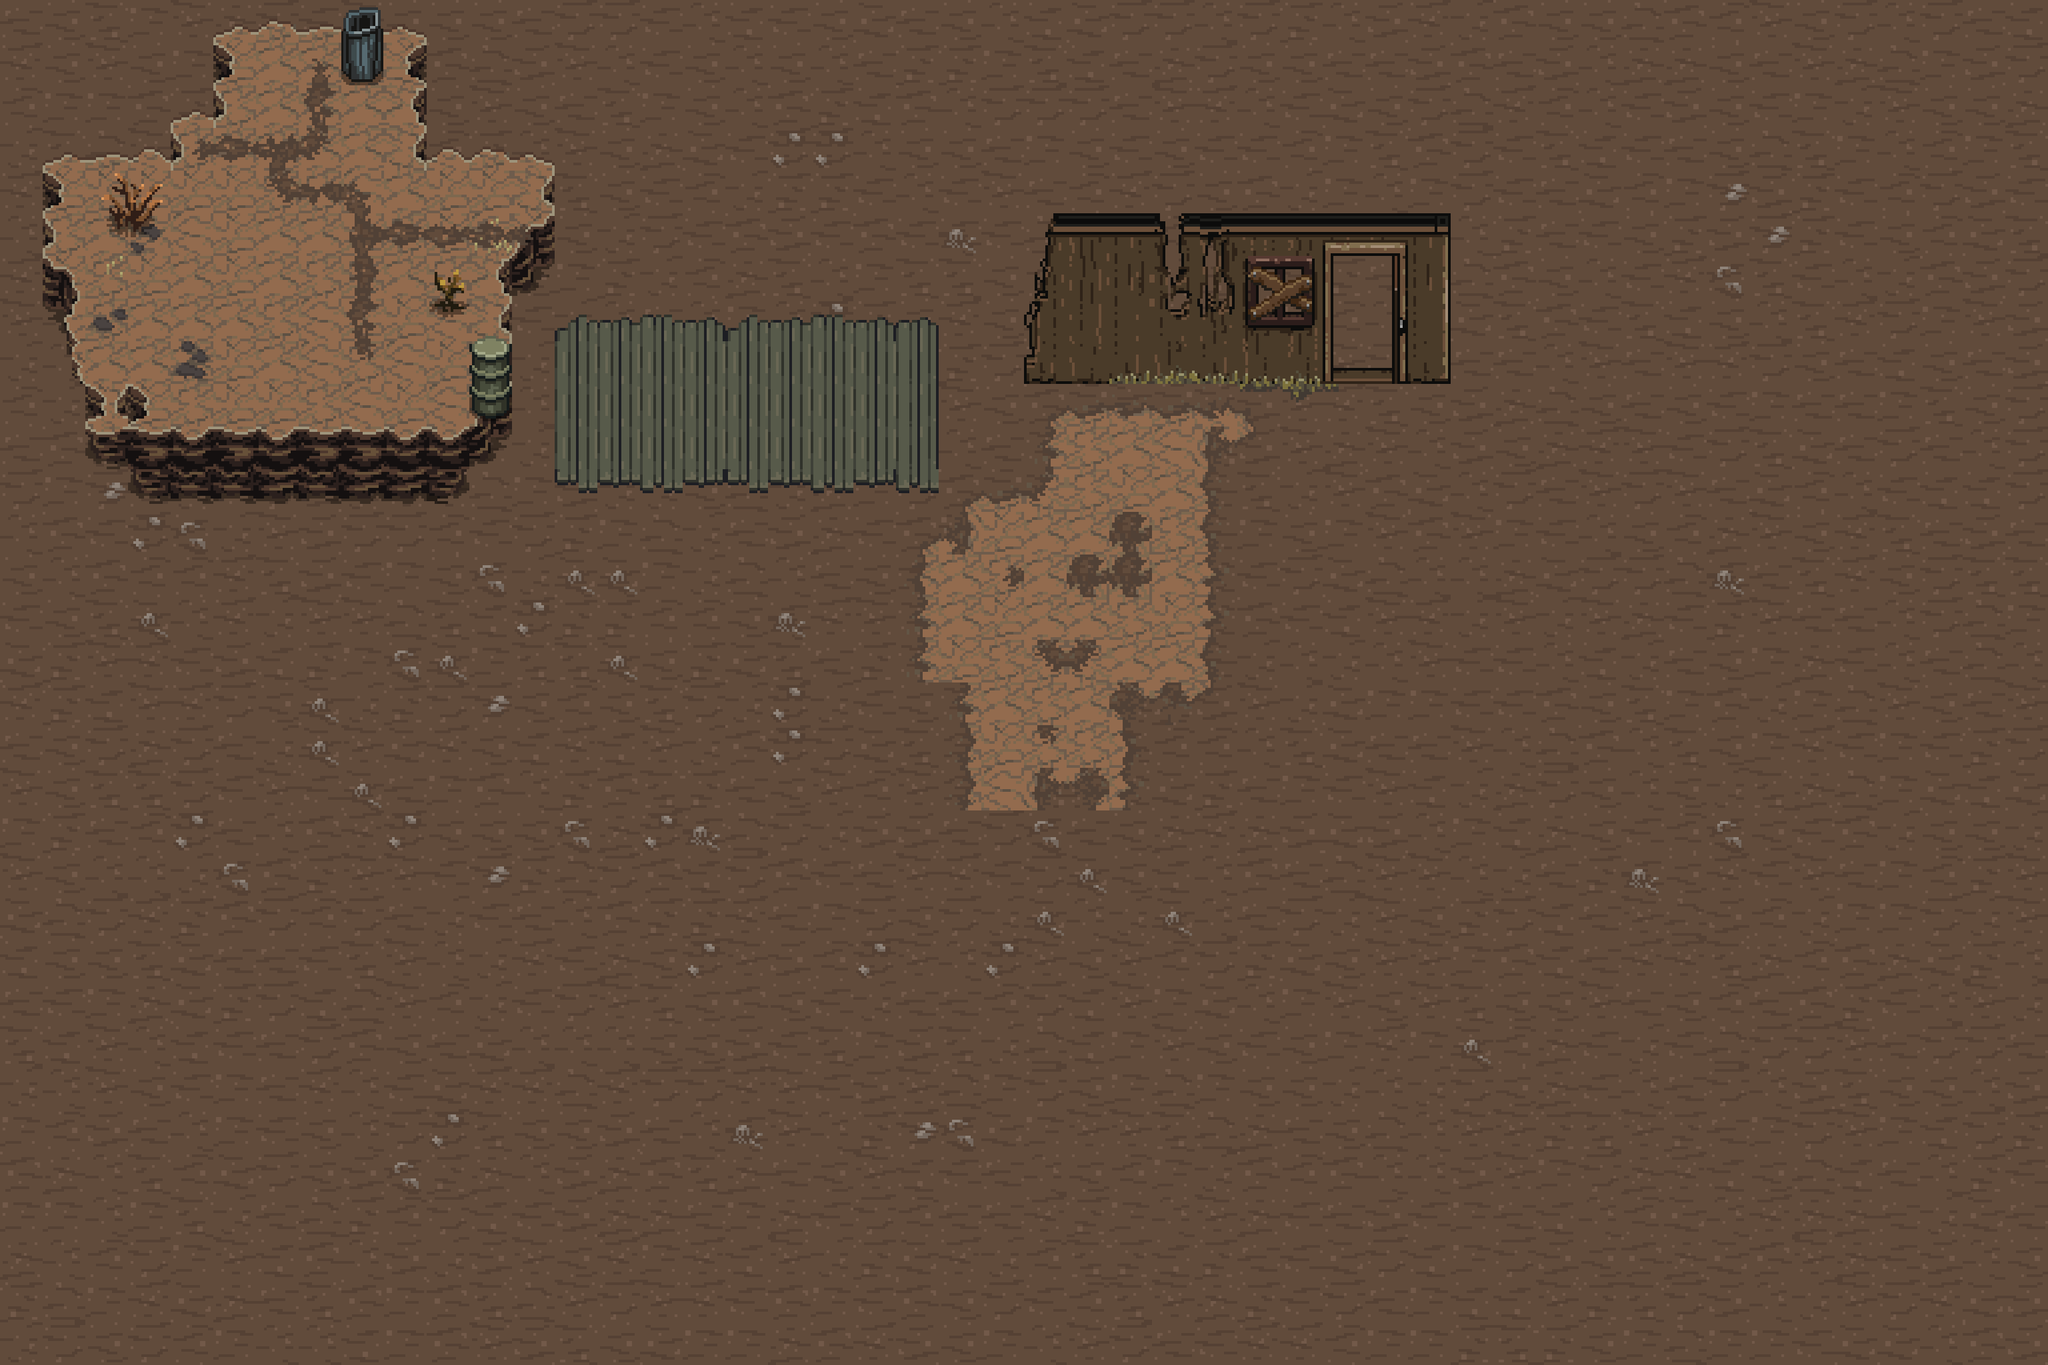

Below is a game level as drawn by its tile map, then a one-line description and the .tmx that defines it (tile-layer data replaced by summaries):
An orthogonal 48x32 tile map with 64x64 px tiles, 4 tile layers (base, bg, surcouche bg, ground props), 1 hidden layer not drawn, 6 tilesets and 50 objects (20x spikes, 3x floor_lever, 3x pressure_plate, npc, player, ...).

<map version="1.9" tiledversion="1.9.2" orientation="orthogonal" renderorder="right-down" width="48" height="32" tilewidth="64" tileheight="64" infinite="0" nextlayerid="21" nextobjectid="102">
 <tileset firstgid="1" source="../textures/tilemaps/post apo1.tsx" />
 <tileset firstgid="1041" source="../textures/tilemaps/NPCS ou mobs.tsx" />
 <tileset firstgid="1060" source="../textures/tilemaps/triggers.tsx" />
 <tileset firstgid="1160" source="../textures/tilemaps/enemies.tsx" />
 <tileset firstgid="1161" source="../textures/tilemaps/spikes.tsx" />
 <tileset firstgid="1167" source="../textures/tilemaps/interrupteurs.tsx" />
 <group id="6" name="1er layer">
  <layer id="5" name="base" width="48" height="32">
   <data>[1536 cells, 1536 non-empty, 70 distinct tile ids]</data>
  </layer>
  <layer id="1" name="bg" width="48" height="32">
   <data>[1536 cells, 162 non-empty, 50 distinct tile ids]</data>
  </layer>
  <layer id="2" name="surcouche bg" width="48" height="32">
   <data>[1536 cells, 17 non-empty, 16 distinct tile ids]</data>
  </layer>
 </group>
 <layer id="7" name="ground props" width="48" height="32">
  <data>[1536 cells, 54 non-empty, 54 distinct tile ids]</data>
 </layer>
 <objectgroup id="20" name="triggers">
  <properties>
   <property name="args" value="" />
   <property name="function" value="" />
  </properties>
  <object id="79" x="631" y="369" width="94" height="124">
   <properties>
    <property name="args" value="1.wav" />
    <property name="function" value="play_music" />
   </properties>
  </object>
  <object id="85" x="2000" y="403" width="90" height="96">
   <properties>
    <property name="args" value="2" />
    <property name="function" value="change_level" />
   </properties>
  </object>
  <object id="98" x="2196" y="400" width="82" height="88">
   <properties>
    <property name="args" value="1" />
    <property name="function" value="change_level" />
   </properties>
  </object>
 </objectgroup>
 <objectgroup id="18" name="entitees">
  <object id="8" name="npc" class="npc" gid="1041" x="260.833" y="335.5" width="64" height="64">
   <properties>
    <property name="first_dialog" value="1" />
    <property name="indicator" value="..." />
    <property name="npc_name" value="soldier" />
    <property name="talkable" type="bool" value="true" />
   </properties>
  </object>
  <object id="9" name="player" gid="1014" x="386" y="384" width="64" height="64" />
  <object id="17" name="enemy" gid="1045" x="578" y="257" width="64" height="64">
   <properties>
    <property name="damages" type="int" value="1" />
    <property name="enemy_name" value="bamboo" />
    <property name="health" type="int" value="3" />
    <property name="movement" value="ligne_h" />
    <property name="speed" type="int" value="3" />
   </properties>
  </object>
  <object id="42" name="spikes" gid="1161" x="963.677" y="67.4375" width="64" height="64" />
  <object id="43" name="spikes" gid="1161" x="1025.34" y="68.1042" width="64" height="64" />
  <object id="44" name="spikes" gid="1161" x="1090.01" y="68.1042" width="64" height="64" />
  <object id="45" name="spikes" gid="1161" x="1152.51" y="67.7708" width="64" height="64" />
  <object id="46" name="spikes" gid="1161" x="1214.17" y="68.4375" width="64" height="64" />
  <object id="47" name="spikes" gid="1161" x="1280.84" y="131.77" width="64" height="64" />
  <object id="48" name="spikes" gid="1161" x="1279.68" y="68.1042" width="64" height="64" />
  <object id="49" name="spikes" gid="1161" x="1282.59" y="260.603" width="64" height="64" />
  <object id="50" name="spikes" gid="1161" x="1282.09" y="196.938" width="64" height="64" />
  <object id="51" name="spikes" gid="1161" x="1282.71" y="386.854" width="64" height="64" />
  <object id="52" name="spikes" gid="1161" x="1281.56" y="323.188" width="64" height="64" />
  <object id="53" name="spikes" gid="1161" x="961.738" y="195.688" width="64" height="64" />
  <object id="54" name="spikes" gid="1161" x="961.238" y="132.022" width="64" height="64" />
  <object id="55" name="spikes" gid="1161" x="961.73" y="260.313" width="64" height="64" />
  <object id="56" name="spikes" gid="1161" x="959.79" y="388.563" width="64" height="64" />
  <object id="57" name="spikes" gid="1161" x="959.29" y="324.897" width="64" height="64" />
  <object id="58" name="spikes" gid="1161" x="1026.1" y="387.938" width="64" height="64" />
  <object id="59" name="spikes" gid="1161" x="1090.77" y="387.938" width="64" height="64" />
  <object id="60" name="spikes" gid="1161" x="1153.27" y="387.604" width="64" height="64" />
  <object id="61" name="spikes" gid="1161" x="1214.93" y="388.271" width="64" height="64" />
  <object id="99" name="door" x="665.333" y="69.3333" width="140" height="158">
   <properties>
    <property name="id" value="0" />
    <property name="locked" type="bool" value="true" />
   </properties>
  </object>
 </objectgroup>
 <objectgroup id="17" name="switches">
  <object id="6" name="floor_lever" class="floor_lever" gid="1168" x="257" y="508.667" width="64" height="64">
   <properties>
    <property name="args" value="(0),(1),(2)" />
    <property name="function_to_call" value="unlock_door" />
    <property name="id" value="1" />
    <property name="type" value="1" />
   </properties>
  </object>
  <object id="10" name="floor_lever" class="floor_lever" gid="1171" x="384" y="504" width="64" height="64">
   <properties>
    <property name="args" value="(0),(1),(2)" />
    <property name="function_to_call" value="unlock_door" />
    <property name="id" value="2" />
    <property name="type" value="2" />
   </properties>
  </object>
  <object id="11" name="floor_lever" class="floor_lever" gid="1177" x="509.333" y="509.333" width="64" height="64">
   <properties>
    <property name="args" value="(0),(1),(2)" />
    <property name="function_to_call" value="unlock_door" />
    <property name="id" value="3" />
    <property name="type" value="3" />
   </properties>
  </object>
  <object id="12" name="pressure_plate" gid="1217" x="897.333" y="573.333" width="64" height="64">
   <properties>
    <property name="args" value="(0),(1),(2)" />
    <property name="function_to_call" value="unlock_door" />
    <property name="id" value="4" />
    <property name="type" value="1" />
   </properties>
  </object>
  <object id="13" name="pressure_plate" gid="1215" x="1086.67" y="573.333" width="64" height="64">
   <properties>
    <property name="args" value="(0),(1),(2)" />
    <property name="function_to_call" value="unlock_door" />
    <property name="id" value="5" />
    <property name="type" value="2" />
   </properties>
  </object>
  <object id="14" name="pressure_plate" gid="1220" x="1282.67" y="573.333" width="64" height="64">
   <properties>
    <property name="args" value="(0),(1),(2)" />
    <property name="function_to_call" value="unlock_door" />
    <property name="id" value="6" />
    <property name="type" value="3" />
   </properties>
  </object>
  <object id="15" name="wall_lever" gid="1167" x="1602.67" y="512" width="64" height="64">
   <properties>
    <property name="args" value="(0),(1),(2)" />
    <property name="function_to_call" value="unlock_door" />
    <property name="height" type="int" value="2" />
    <property name="id" value="7" />
    <property name="type" value="1" />
   </properties>
  </object>
  </objectgroup>
 <objectgroup id="19" name="collision">
  <!-- 15 objects omitted --></objectgroup>
 <layer id="16" name="npc_path" width="48" height="32" visible="0">
  <data>[1536 cells, 42 non-empty, 1 distinct tile ids]</data>
 </layer>
</map>
<!-- 16 of 50 objects omitted -->
